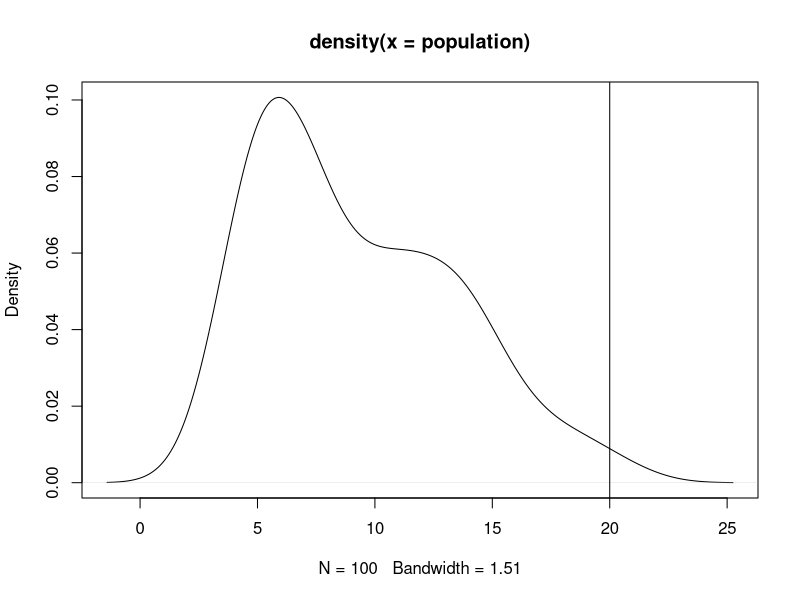

R code for this plot:
## ---- chunk 1
# Hypothesized population mean
mu <- 5

# Sample data
sample_data <- c(4.5, 5.1, 5.8, 4.9, 5.0, 5.3)

# Perform single sample t-test
t.test(sample_data, mu = mu)
## ---- chunk 2
# Group A data
group_a <- c(2.3, 2.9, 3.1, 2.8, 3.0)

# Group B data
group_b <- c(3.5, 3.8, 3.2, 3.9, 4.2)

# Perform two sample t-test
t.test(group_a, group_b)
## ---- chunk 3
# Before intervention
before <- c(120, 112, 132, 104, 115)

# After intervention
after <- c(122, 118, 136, 108, 120)

# Perform paired two sample t-test
t.test(before, after, paired = TRUE)
## ---- chunk 4
# Contingency table
data <- matrix(c(10, 20, 30, 40), nrow = 2)

# Perform Chi-Square test
chisq.test(data)
## ---- chunk 5
# Number of successes
x <- 5

# Number of trials
n <- 20

# Hypothesized probability of success
p <- 0.5

# Perform binomial test
binom.test(x, n, p)
## ---- chunk 6
# Data for three groups
group1 <- c(6.2, 5.8, 5.9, 6.1, 6.3)
group2 <- c(6.5, 6.7, 6.8, 6.4, 6.5)
group3 <- c(5.9, 6.1, 6.0, 5.8, 6.0)

# Combine data into a data frame
df <- data.frame(values = c(group1, group2, group3),
                 group = factor(rep(c('Group1', 'Group2', 'Group3'), each = 5)))

# Perform ANOVA
res.aov <- aov(values ~ group, data = df)
summary(res.aov)
## ---- chunk 7
# Variable X
x <- c(1, 2, 3, 4, 5)

# Variable Y
y <- c(2, 2.5, 3.5, 4.4, 5.1)

# Perform correlation test
cor.test(x, y)
## ---- chunk 8
# Binary outcome data
outcome <-    c(2, 1, 3, 1, 0, 1, 2, 5, 9, 0, 1, 10, 2, 1, 0, 1, 8, 9)

# Predictor data
predictor1 <- c(1, 3, 5, 2, 4, 0, 1, 3, 7, 2, 7, 9, 4, 6, 2, 5, 7, 8)
predictor2 <- c("A", "A", "B", "A", "A", "A", "B", "A", "B", "A", "A", "B", "A", "A", "A", "A", "B", "B")

# fit the model
model <- glm(outcome ~ predictor1 + predictor2)
summary(model)
## ---- chunk 9
# Binary outcome data
outcome <-   c(0, 1, 1, 0, 0, 0, 0, 0, 1, 0, 1, 1, 0, 1, 0, 1, 1, 1)

# Predictor data
predictor <- c(1, 3, 5, 2, 4, 0, 1, 3, 7, 2, 7, 9, 4, 6, 2, 5, 7, 8)

# Perform binary logistic regression
model <- glm(outcome ~ predictor, family = binomial)
summary(model)
## ---- chunk 10
# Count outcome data
count_data <- c(0, 2, 3, 1, 4, 13, 2, 10, 3)

# Predictor data
predictor <- c(1, 2, 3, 4, 5, 8, 2, 7, 1)

# Perform Poisson regression
model <- glm(count_data ~ predictor, family = poisson)
summary(model)
## ---- chunk 11

# create the data needed for this example
set.seed(123)
n <- 100
x1 <- rnorm(n)
x2 <- rnorm(n)
x3 <- rnorm(n)
y <- 1 + 2 * x1 + 3 * x2 + .01 * x3 + rnorm(n)
data <- data.frame(y, x1, x2, x3)

initial_model <- glm(y ~ x1 + x2 + x3, data = data)
summary(initial_model)

best_model <- step(initial_model)
summary(best_model)

## ---- chunk 12
# Biological Example: Bacterial Growth Simulation

# We will simulate the growth of a bacterial population under controlled 
# conditions. The growth rate is subject to random fluctuations, but we know
# the average growth rate. We have observed our results which indicated 20
# colonies

observed <- 20
growth_rate <- 1.02  # average growth rate
time_steps <- 100   # number of time steps
n_simulations <- 1000  # number of simulations

result <- c()
set.seed(1)  # for reproducibility
for(i in 1:n_simulations){
  population <- 10
  for (t in 2:time_steps) {
        growth_factor <- rnorm(1, mean = growth_rate, sd = 0.2)
        population[t] <- population[t - 1] * growth_factor
  }
  result[i] <- population[t]
}    
  

plot(density(population))
abline(v=observed)
pval <- sum(population>=observed)/n_simulations
pval

## ---- chunk 13
# Simulating two groups of data
group_A <- rnorm(30, mean = 40, sd = 10)
group_B <- rnorm(30, mean = 55, sd = 10)
data <- data.frame(value = c(group_A, group_B), 
                   group = rep(c("A", "B"), each = 30))

n_perm <- 1000
observed_diff <- abs(mean(data$value[data$group == "A"]) - mean(data$value[data$group == "B"]))
perm_diffs <- numeric(n_perm)
for (i in 1:n_perm) {
  shuffled <- sample(data$value)
  perm_diffs[i] <- abs(mean(shuffled[data$group == "A"]) - mean(shuffled[data$group == "B"]))
}
p_value <- mean(perm_diffs >= observed_diff)
p_value
